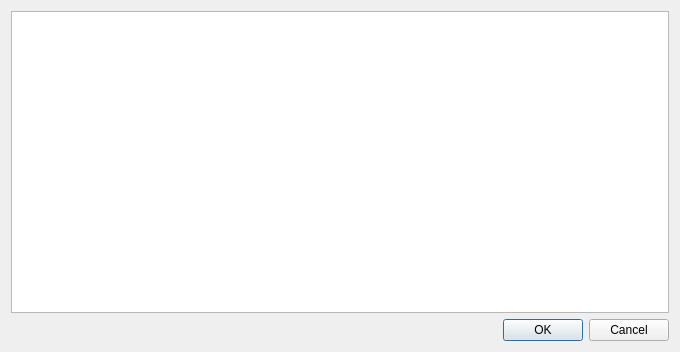
<?xml version="1.0" encoding="UTF-8"?>
<ui version="4.0">
 <class>TwigClip_UI</class>
 <widget class="QDialog" name="TwigClip_UI">
  <property name="geometry">
   <rect>
    <x>0</x>
    <y>0</y>
    <width>680</width>
    <height>352</height>
   </rect>
  </property>
  <layout class="QVBoxLayout" name="verticalLayout">
   <item>
    <widget class="QTextEdit" name="textEdit"/>
   </item>
   <item>
    <widget class="QDialogButtonBox" name="buttonBox">
     <property name="orientation">
      <enum>Qt::Horizontal</enum>
     </property>
     <property name="standardButtons">
      <set>QDialogButtonBox::Cancel|QDialogButtonBox::Ok</set>
     </property>
    </widget>
   </item>
  </layout>
 </widget>
 <resources/>
 <connections>
  <connection>
   <sender>buttonBox</sender>
   <signal>accepted()</signal>
   <receiver>TwigClip_UI</receiver>
   <slot>accept()</slot>
   <hints>
    <hint type="sourcelabel">
     <x>263</x>
     <y>248</y>
    </hint>
    <hint type="destinationlabel">
     <x>157</x>
     <y>274</y>
    </hint>
   </hints>
  </connection>
  <connection>
   <sender>buttonBox</sender>
   <signal>rejected()</signal>
   <receiver>TwigClip_UI</receiver>
   <slot>reject()</slot>
   <hints>
    <hint type="sourcelabel">
     <x>331</x>
     <y>248</y>
    </hint>
    <hint type="destinationlabel">
     <x>286</x>
     <y>274</y>
    </hint>
   </hints>
  </connection>
 </connections>
</ui>
